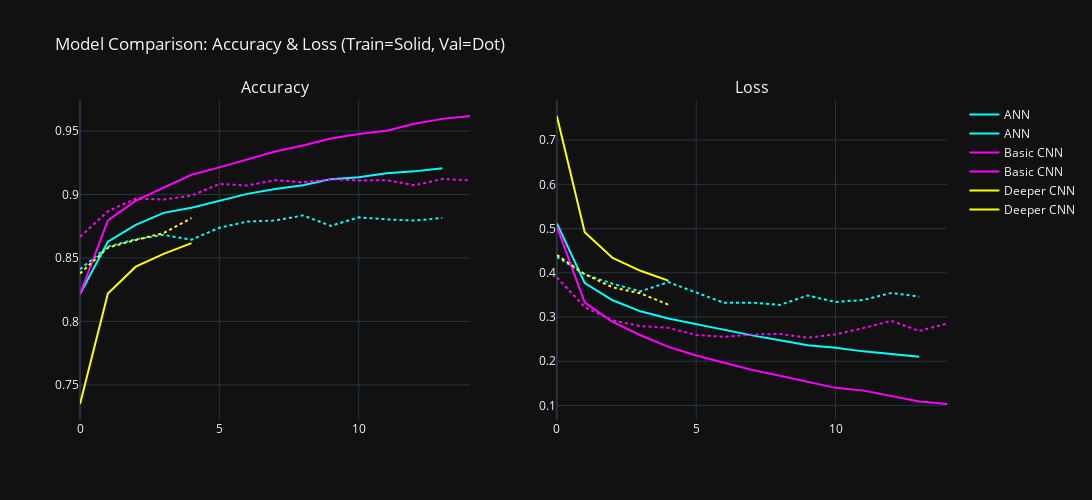

Notebook cell for this chart:
### Markdown cell above
#### 4.3) Model Comparison

- Created a dataframe to store **test loss** and **test accuracy** for ANN, Basic CNN, and Deeper CNN.  
- Plotted training history for each model (accuracy & loss vs. epochs).  
- Helps compare how models learn and generalize over time.

### Code cell
import plotly.graph_objects as go
from plotly.subplots import make_subplots

models = {
    "ANN": ("cyan", ann_history),
    "Basic CNN": ("magenta", basic_cnn_history),
    "Deeper CNN": ("yellow", deeper_cnn_history)
}

performance_data = {
    'Model': ['ANN', 'Basic CNN', 'Deeper CNN'],
    'Test Loss': [loss_ann, loss_basic_cnn, loss_deeper_cnn],
    'Test Accuracy': [accuracy_ann, accuracy_basic_cnn, accuracy_deeper_cnn]
}

performance_df = pd.DataFrame(performance_data)

fig = make_subplots(rows=1, cols=2, subplot_titles=('Accuracy', 'Loss'))

for name, (color, history) in models.items():
    # Accuracy
    fig.add_trace(go.Scatter(y=history.history['accuracy'], mode='lines',
                             name=name, line=dict(color=color, dash='solid')), row=1, col=1)
    fig.add_trace(go.Scatter(y=history.history['val_accuracy'], mode='lines',
                             name=name, line=dict(color=color, dash='dot'), showlegend=False), row=1, col=1)

    # Loss
    fig.add_trace(go.Scatter(y=history.history['loss'], mode='lines',
                             name=name, line=dict(color=color, dash='solid')), row=1, col=2)
    fig.add_trace(go.Scatter(y=history.history['val_loss'], mode='lines',
                             name=name, line=dict(color=color, dash='dot'), showlegend=False), row=1, col=2)

fig.update_layout(
    title_text="Model Comparison: Accuracy & Loss (Train=Solid, Val=Dot)",
    height=500,
    width=1200,
    template="plotly_dark"
)

fig.show()

### Figure 1 — Plotly figure (JSON) as saved in the notebook; plotly's stock layout.template omitted (floating-point values rounded to 4 significant figures)
{"data": [{"line": {"color": "cyan", "dash": "solid"}, "mode": "lines", "name": "ANN", "type": "scatter", "xaxis": "x", "y": [0.8215, 0.8627, 0.8761, 0.8855, 0.8896, 0.8952, 0.9005, 0.9043, 0.9074, 0.9121, 0.9135, 0.9167, 0.9182, 0.9206], "yaxis": "y"}, {"line": {"color": "cyan", "dash": "dot"}, "mode": "lines", "name": "ANN", "showlegend": false, "type": "scatter", "xaxis": "x", "y": [0.8411, 0.8589, 0.8647, 0.8682, 0.8644, 0.8738, 0.8787, 0.8795, 0.8835, 0.8753, 0.882, 0.8804, 0.8795, 0.8815], "yaxis": "y"}, {"line": {"color": "cyan", "dash": "solid"}, "mode": "lines", "name": "ANN", "type": "scatter", "xaxis": "x2", "y": [0.5119, 0.3768, 0.3378, 0.3128, 0.2965, 0.2837, 0.27, 0.2584, 0.2477, 0.2363, 0.2304, 0.2223, 0.2166, 0.21], "yaxis": "y2"}, {"line": {"color": "cyan", "dash": "dot"}, "mode": "lines", "name": "ANN", "showlegend": false, "type": "scatter", "xaxis": "x2", "y": [0.4361, 0.3965, 0.3751, 0.358, 0.3788, 0.3548, 0.332, 0.3323, 0.3272, 0.3486, 0.3339, 0.3387, 0.3542, 0.3464], "yaxis": "y2"}, {"line": {"color": "magenta", "dash": "solid"}, "mode": "lines", "name": "Basic CNN", "type": "scatter", "xaxis": "x", "y": [0.8217, 0.8796, 0.8952, 0.9054, 0.9155, 0.9214, 0.9278, 0.9339, 0.9386, 0.9441, 0.9477, 0.9502, 0.9557, 0.9596, 0.9618], "yaxis": "y"}, {"line": {"color": "magenta", "dash": "dot"}, "mode": "lines", "name": "Basic CNN", "showlegend": false, "type": "scatter", "xaxis": "x", "y": [0.8667, 0.8868, 0.8968, 0.896, 0.8991, 0.9083, 0.9071, 0.9113, 0.9096, 0.912, 0.911, 0.9113, 0.9073, 0.9122, 0.9111], "yaxis": "y"}, {"line": {"color": "magenta", "dash": "solid"}, "mode": "lines", "name": "Basic CNN", "type": "scatter", "xaxis": "x2", "y": [0.5044, 0.3326, 0.2887, 0.2588, 0.2325, 0.2131, 0.1966, 0.1804, 0.1669, 0.1525, 0.1397, 0.1335, 0.1205, 0.1092, 0.1033], "yaxis": "y2"}, {"line": {"color": "magenta", "dash": "dot"}, "mode": "lines", "name": "Basic CNN", "showlegend": false, "type": "scatter", "xaxis": "x2", "y": [0.3892, 0.3224, 0.2924, 0.2794, 0.2755, 0.2592, 0.2552, 0.2604, 0.2616, 0.2532, 0.2608, 0.2749, 0.2913, 0.2684, 0.2852], "yaxis": "y2"}, {"line": {"color": "yellow", "dash": "solid"}, "mode": "lines", "name": "Deeper CNN", "type": "scatter", "xaxis": "x", "y": [0.735, 0.822, 0.8431, 0.8532, 0.8617], "yaxis": "y"}, {"line": {"color": "yellow", "dash": "dot"}, "mode": "lines", "name": "Deeper CNN", "showlegend": false, "type": "scatter", "xaxis": "x", "y": [0.8378, 0.8581, 0.8642, 0.8696, 0.8814], "yaxis": "y"}, {"line": {"color": "yellow", "dash": "solid"}, "mode": "lines", "name": "Deeper CNN", "type": "scatter", "xaxis": "x2", "y": [0.7545, 0.4917, 0.4335, 0.4044, 0.3822], "yaxis": "y2"}, {"line": {"color": "yellow", "dash": "dot"}, "mode": "lines", "name": "Deeper CNN", "showlegend": false, "type": "scatter", "xaxis": "x2", "y": [0.4403, 0.3969, 0.3671, 0.3534, 0.3279], "yaxis": "y2"}], "layout": {"annotations": [{"font": {"size": 16}, "showarrow": false, "text": "Accuracy", "x": 0.225, "xanchor": "center", "xref": "paper", "y": 1, "yanchor": "bottom", "yref": "paper"}, {"font": {"size": 16}, "showarrow": false, "text": "Loss", "x": 0.775, "xanchor": "center", "xref": "paper", "y": 1, "yanchor": "bottom", "yref": "paper"}], "height": 500, "title": {"text": "Model Comparison: Accuracy & Loss (Train=Solid, Val=Dot)"}, "width": 1200, "xaxis": {"anchor": "y", "domain": [0, 0.45]}, "xaxis2": {"anchor": "y2", "domain": [0.55, 1]}, "yaxis": {"anchor": "x", "domain": [0, 1]}, "yaxis2": {"anchor": "x2", "domain": [0, 1]}}}
